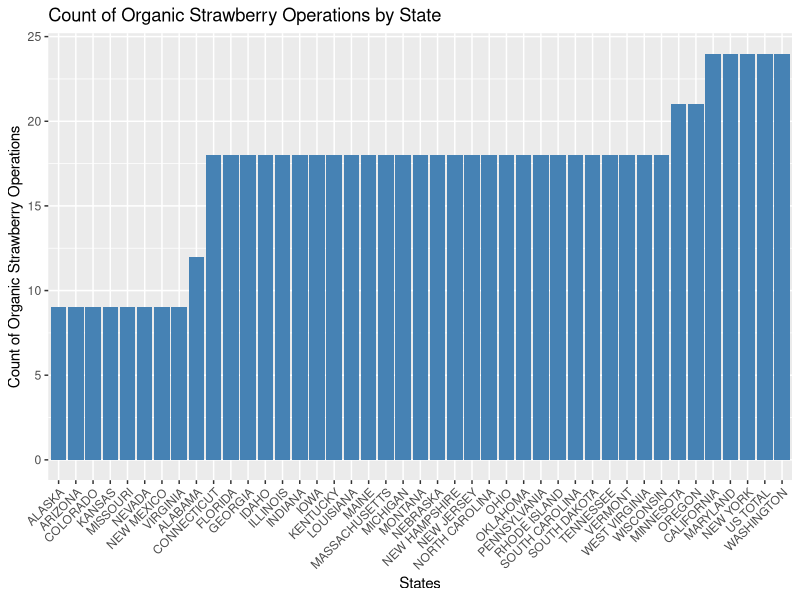

Write the R code that produced this figure.
## ---- chunk 1
knitr::opts_chunk$set(echo = TRUE)
#| label: load libraries and set options

library(knitr)
library(kableExtra)
library(tidyverse)
library(stringr)

options(echo = FALSE, digits = 3, scipen = 999)
## ---- chunk 2
strawberry <- read_csv("strawberries25_v3.csv", col_names = TRUE)
## ---- chunk 3
#| label: explore organization 1 

## Is every line associated with a state?

state_all <- strawberry |> distinct(State)

state_all1 <- strawberry |> group_by(State) |> count()

## every row is associated with a state

if(sum(state_all1$n) == dim(strawberry)[1]){print("Yes every row in the data is associated with a state.")}

## rm(state_all, state_all1)
## ---- chunk 4
#|label: function def - drop 1-item columns

# Define a function to drop columns that contain only one unique value
drop_one_value_col <- function(df){
  drop <- NULL  # Initialize an empty vector to keep track of columns to drop
  
  # Loop through each column in the dataframe
  for(i in 1:dim(df)[2]){
    # Check if the current column has only one unique value
    if((df |> distinct(df[, i]) |> count()) == 1){
      drop = c(drop, i)  # Add the index of the column to the 'drop' vector
    }
  }
  
  # If no columns were found to drop, return "none"
  if(is.null(drop)){
    return("none")  # Return "none" if no columns are to be dropped
  }
  else{
    print("Columns dropped:")  # Print a message indicating columns will be dropped
    print(colnames(df)[drop])  # Print the names of the columns that are being dropped
    strawberry <- df[, -1 * drop]  # Remove the identified columns from the dataframe
  }
}

# Apply the function to the 'strawberry' dataframe to drop one-value columns
strawberry <- drop_one_value_col(strawberry)

# Call the function again on the updated 'strawberry' dataframe
drop_one_value_col(strawberry)
## ---- chunk 5
#| label: ditch the counties

# Get unique values in the 'Geo Level' column of the 'strawberry' dataframe
unique(strawberry$`Geo Level`)

# Filter the 'strawberry' dataframe to keep only rows where 'Geo Level' is either "NATIONAL" or "STATE"
strawberry <- strawberry |> filter(`Geo Level` == "NATIONAL" | `Geo Level` == "STATE")
## ---- chunk 6
#| label: srawberries split census, survey

# Filter the 'strawberry' dataframe to create a new dataframe 'straw_cen' containing only rows where Program is "CENSUS"
straw_cen <- strawberry |> filter(Program == "CENSUS")

# Apply the 'drop_one_value_col' function to the 'straw_cen' dataframe to remove columns with only one unique value
straw_cen <- straw_cen |> drop_one_value_col()

# Filter the 'strawberry' dataframe to create a new dataframe 'straw_sur' containing only rows where Program is "SURVEY"
straw_sur <- strawberry |> filter(Program == "SURVEY")

# Apply the 'drop_one_value_col' function to the 'straw_sur' dataframe to remove columns with only one unique value
straw_sur <- straw_sur %>% drop_one_value_col()

# Check if the total number of rows in the original dataframe equals the sum of the rows in 'straw_sur' and 'straw_cen'
nrow(strawberry) == (nrow(straw_sur) + nrow(straw_cen))
## ---- chunk 7
# Modify the 'straw_sur' dataframe using a series of transformations
straw_sur <- straw_sur %>%
  # Replace the content of 'Domain Category' with a new format using gsub
  mutate(`Domain Category` = gsub(".*: \\(([^=]+) = ([0-9]+)\\)", "\\1,\\2", `Domain Category`)) %>%
  
  # Separate the 'Domain Category' into two new columns: 'Chemical' and 'Number'
  separate(`Domain Category`, into = c("Chemical", "Number"), sep = ",") %>%
  
  # Trim whitespace from the 'Chemical' column and convert 'Number' to numeric after trimming
  mutate(Chemical = trimws(Chemical),     # Remove leading/trailing whitespace from Chemical
         Number = as.numeric(trimws(Number)))  # Convert Number to numeric after trimming
## ---- chunk 8
# Modify the 'straw_sur' dataframe to separate the 'Domain' column into two new columns: 'Domain' and 'use'
straw_sur <- straw_sur %>%
  separate(Domain, into = c("Domain", "use"), sep = ",", extra = "merge")
## ---- chunk 9
# Modify the 'straw_sur' dataframe using a series of transformations
straw_sur <- straw_sur %>%
  # Extract the measurement information from the 'Data Item' column using a regex pattern
  mutate(measurement = str_extract(`Data Item`, "(?<=MEASURED\\s).*")) %>%
  
  # Remove the 'MEASURED' text and everything after it from the 'Data Item' column
  mutate(`Data Item` = str_remove(`Data Item`, "MEASURED.*")) %>%
  
  # Separate the 'Data Item' into two new columns: 'Data Item' and 'category'
  separate(`Data Item`, into = c("Data Item", "category"), sep = "[,-]", extra = "merge", fill = "right")

# Select specific columns from the 'straw_sur' dataframe
straw_sur <- straw_sur %>%
  select(1:7, 13, 8:12)

# Further modify the 'measurement' column
straw_sur <- straw_sur %>%
  # Remove the word 'IN' from the 'measurement' column
  mutate(measurement = gsub("\\bIN\\b", "", measurement)) %>%
  
  # Trim whitespace from the 'measurement' column
  mutate(measurement = trimws(measurement))

# Select specific columns from the 'straw_sur' dataframe again
straw_sur <- straw_sur %>%
  select(1:8, 13, 9:12)
## ---- chunk 10
# Remove the 'Data Item' column from the 'straw_sur' dataframe
straw_sur <- straw_sur %>%
  select(-`Data Item`)

# Remove any commas from the 'category' column in the 'straw_sur' dataframe
straw_sur$category <- gsub(",", "", straw_sur$category)
## ---- chunk 11
# Filter the 'straw_sur' dataframe to create a new dataframe 'sur_total' containing only rows where Domain is "TOTAL"
sur_total <- straw_sur %>% filter(Domain == "TOTAL")

# Filter the 'straw_sur' dataframe to create a new dataframe 'sur_chem' containing only rows where Domain is "CHEMICAL"
sur_chem <- straw_sur %>% filter(Domain == "CHEMICAL")

# Apply the 'drop_one_value_col' function to the 'sur_total' dataframe to remove columns with only one unique value
sur_total = drop_one_value_col(sur_total)

# Apply the 'drop_one_value_col' function to the 'sur_chem' dataframe to remove columns with only one unique value
sur_chem = drop_one_value_col(sur_chem)
## ---- chunk 12
#| label: straw_cen split cols

# Modify the 'straw_cen' dataframe by separating the 'Data Item' column into two new columns: 'strawberries' and 'Category'
straw_cen <- straw_cen |>
  separate_wider_delim(cols = `Data Item`, delim = " - ", 
                       names = c("strawberries", "Category"), 
                       too_many = "error", too_few = "align_start")
## ---- chunk 13
#| label: isolate organic


# Modify the 'straw_cen' dataframe by separating the 'strawberries' column into three new columns: 'strawberries', 'ORGANIC', and 'organic_detail'
straw_cen <- straw_cen |>
  separate_wider_delim(cols = strawberries, delim = ", ",
                       names = c("strawberries", "ORGANIC", "organic_detail"), 
                       too_many = "error", too_few = "align_start")

# Apply the 'drop_one_value_col' function to the 'straw_cen' dataframe to remove columns with only one unique value
straw_cen <- straw_cen |> drop_one_value_col()

# Filter the 'straw_cen' dataframe to create a new dataframe 'organic_cen' containing only rows where ORGANIC is "ORGANIC"
organic_cen <- straw_cen |> filter(ORGANIC == "ORGANIC")

# Calculate the number of NA values in the 'ORGANIC' column of the 'straw_cen' dataframe
sum(is.na(straw_cen$ORGANIC))

# Keep only rows in 'straw_cen' where the 'ORGANIC' column is NA
straw_cen <- straw_cen[(is.na(straw_cen$ORGANIC)), ]

# Apply the 'drop_one_value_col' function again to the updated 'straw_cen' dataframe
straw_cen <- straw_cen |> drop_one_value_col()
## ---- chunk 14
#| label: explore straw_cen$Category

# Modify the 'straw_cen' dataframe by separating the 'Category' column into two new columns: 'COL1' and 'COL2'
straw_cen <- straw_cen |>
  separate_wider_delim(cols = `Category`, delim = " ", 
                       names = c("COL1", "COL2"),
                       too_many = "merge", too_few = "align_start")

# Remove the word "WITH" from the 'COL2' column
straw_cen$COL2 <- str_replace(straw_cen$COL2, "WITH ", "")

# Rename the columns 'COL1' and 'COL2' to 'Measure' and 'Bearing_type' respectively
straw_cen <- straw_cen |> rename(Measure = COL1, Bearing_type = COL2)
## ---- chunk 15
#| label: explore straw_cen$Domain & Domain Category

# Rename the 'Domain Category' column to 'size_bracket' in the 'straw_cen' dataframe
straw_cen <- straw_cen |> rename(size_bracket = `Domain Category`)

# Replace occurrences of "NOT SPECIFIED" in the 'size_bracket' column with "TOTAL"
straw_cen$size_bracket <- str_replace(straw_cen$size_bracket, "NOT SPECIFIED", "TOTAL")

# Remove the text "AREA GROWN: " from the 'size_bracket' column
straw_cen$size_bracket <- str_replace(straw_cen$size_bracket, "AREA GROWN: ", "")
## ---- chunk 16
# Apply the 'drop_one_value_col' function to the 'organic_cen' dataframe to remove columns with only one unique value
organic_cen <- organic_cen |> drop_one_value_col()

# Separate the 'Category' column into two new columns: 'Category' and 'measurement' using the delimiter " MEASURED "
organic_cen <- organic_cen %>%
  separate(Category, into = c("Category", "measurement"), sep = " MEASURED ", extra = "merge", fill = "right")

# Remove any commas from the 'Category' column in the 'organic_cen' dataframe
organic_cen$Category <- gsub(",", "", organic_cen$Category)

# Remove the word "IN" from the 'measurement' column, ignoring case
organic_cen$measurement <- gsub("IN", "", organic_cen$measurement, ignore.case = TRUE)
## ---- chunk 17
# Create a new dataframe 'no_NA' by modifying 'straw_cen':
no_NA <- straw_cen |> 
  # Replace "(D)" and "(Z)" in the 'Value' column with NA
  mutate(Value = na_if(Value, "(D)"), 
         Value = na_if(Value, "(Z)"),
         # Remove commas from 'Value' and convert it to numeric
         Value = as.numeric(gsub(",", "", Value))) |> 
  # Remove rows with NA values from the dataframe
  na.omit()

# Fit a linear model 'fit1' predicting 'Value' based on 'Measure', 'Bearing_type', 'State', and 'size_bracket'
fit1 <- lm(Value ~ Measure + Bearing_type + State + size_bracket, data = no_NA)
## ---- chunk 18
#|label: listing out the data frames

print(head(strawberry))
print(head(straw_cen))
print(head(sur_chem))
print(head(sur_total))
print(head(organic_cen))
## ---- chunk 19
#|label: Count of Organic Strawberry Operations by State Plot 

# Count of organic operations by state
state_counts <- organic_cen %>%
  group_by(State) %>%
  summarize(Count = n())

ggplot(state_counts, aes(x = reorder(State, Count), y = Count)) +
  geom_bar(stat = "identity", fill = "steelblue") +
  theme(axis.text.x = element_text(angle = 45, hjust = 1)) +
  labs(x = "States", y = "Count of Organic Strawberry Operations",
       title = "Count of Organic Strawberry Operations by State")
## ---- chunk 20
#|label: showing every number in numerical order

# Adjust the column names based on your findings
chemical_summary <- sur_chem %>%
  group_by(Chemical) %>%
  summarize(Total_Number = sum(Number, na.rm = TRUE), .groups = "drop") %>%  
  arrange(Total_Number)  

# Print the summary
print(chemical_summary)
